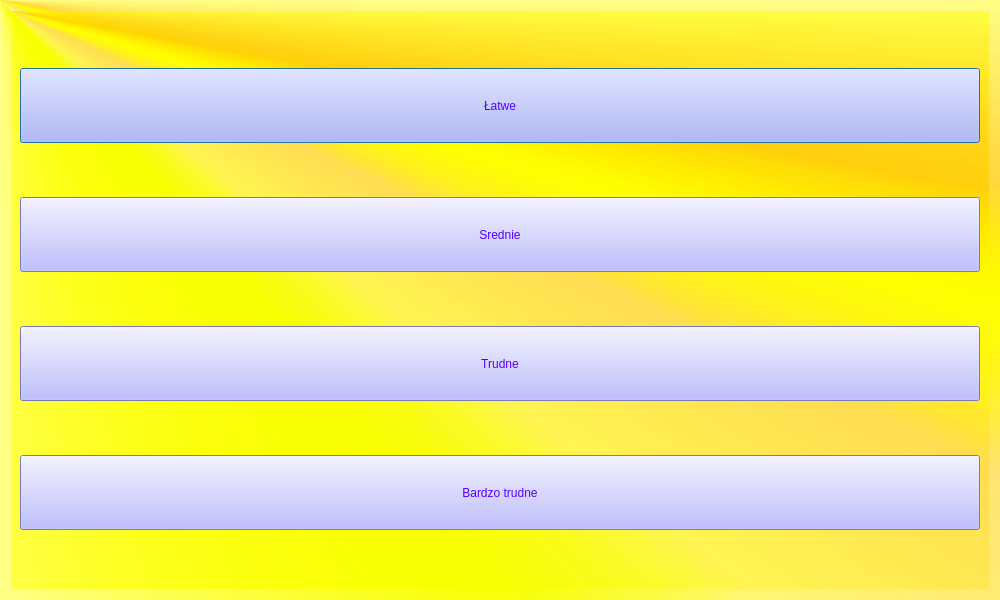
<?xml version="1.0" encoding="UTF-8"?>
<ui version="4.0">
 <class>Odejmowanie</class>
 <widget class="QDialog" name="Odejmowanie">
  <property name="geometry">
   <rect>
    <x>0</x>
    <y>0</y>
    <width>1000</width>
    <height>600</height>
   </rect>
  </property>
  <property name="windowTitle">
   <string>Dialog</string>
  </property>
  <property name="styleSheet">
   <string notr="true">background-color:qconicalgradient(cx:0, cy:0, angle:135, stop:0 rgba(255, 255, 0, 69), stop:0.375 rgba(255, 255, 0, 69), stop:0.423533 rgba(251, 255, 0, 145), stop:0.45 rgba(247, 255, 0, 208), stop:0.477581 rgba(255, 244, 71, 130), stop:0.518717 rgba(255, 218, 71, 130), stop:0.55 rgba(255, 255, 0, 255), stop:0.57754 rgba(255, 203, 0, 130), stop:0.625 rgba(255, 255, 0, 69), stop:1 rgba(255, 255, 0, 69))</string>
  </property>
  <layout class="QGridLayout" name="gridLayout">
   <item row="0" column="0">
    <widget class="QStackedWidget" name="stackedWidget">
     <property name="currentIndex">
      <number>0</number>
     </property>
     <widget class="QWidget" name="menuPoziomTrudnosciOdejmowaniePage">
      <layout class="QGridLayout" name="gridLayout_2">
       <item row="0" column="0">
        <widget class="QPushButton" name="latweButton">
         <property name="minimumSize">
          <size>
           <width>0</width>
           <height>75</height>
          </size>
         </property>
         <property name="styleSheet">
          <string notr="true">font: 26pt &quot;Comic Sans MS&quot;;
color:rgb(85, 0, 255);
background-color:rgb(170, 170, 255);</string>
         </property>
         <property name="text">
          <string>Łatwe</string>
         </property>
        </widget>
       </item>
       <item row="1" column="0">
        <widget class="QPushButton" name="srednieButton">
         <property name="minimumSize">
          <size>
           <width>0</width>
           <height>75</height>
          </size>
         </property>
         <property name="styleSheet">
          <string notr="true">font: 26pt &quot;Comic Sans MS&quot;;
color:rgb(85, 0, 255);
background-color:rgb(170, 170, 255);</string>
         </property>
         <property name="text">
          <string>Srednie</string>
         </property>
        </widget>
       </item>
       <item row="2" column="0">
        <widget class="QPushButton" name="trudneButton">
         <property name="minimumSize">
          <size>
           <width>0</width>
           <height>75</height>
          </size>
         </property>
         <property name="styleSheet">
          <string notr="true">font: 26pt &quot;Comic Sans MS&quot;;
color:rgb(85, 0, 255);
background-color:rgb(170, 170, 255);</string>
         </property>
         <property name="text">
          <string>Trudne</string>
         </property>
        </widget>
       </item>
       <item row="3" column="0">
        <widget class="QPushButton" name="bardzoTrudneButton">
         <property name="minimumSize">
          <size>
           <width>0</width>
           <height>75</height>
          </size>
         </property>
         <property name="styleSheet">
          <string notr="true">font: 26pt &quot;Comic Sans MS&quot;;
color:rgb(85, 0, 255);
background-color:rgb(170, 170, 255);</string>
         </property>
         <property name="text">
          <string>Bardzo trudne</string>
         </property>
        </widget>
       </item>
      </layout>
     </widget>
     <widget class="QWidget" name="odejmowaniePage">
      <widget class="QLineEdit" name="punktyEdit">
       <property name="geometry">
        <rect>
         <x>190</x>
         <y>360</y>
         <width>91</width>
         <height>22</height>
        </rect>
       </property>
      </widget>
      <widget class="QLineEdit" name="plusEdit">
       <property name="geometry">
        <rect>
         <x>280</x>
         <y>150</y>
         <width>91</width>
         <height>22</height>
        </rect>
       </property>
       <property name="text">
        <string>-</string>
       </property>
      </widget>
      <widget class="QLabel" name="punktyLabel">
       <property name="geometry">
        <rect>
         <x>100</x>
         <y>360</y>
         <width>37</width>
         <height>16</height>
        </rect>
       </property>
       <property name="text">
        <string>Punkty:</string>
       </property>
      </widget>
      <widget class="QLineEdit" name="sumaEdit">
       <property name="geometry">
        <rect>
         <x>810</x>
         <y>150</y>
         <width>91</width>
         <height>22</height>
        </rect>
       </property>
      </widget>
      <widget class="QLineEdit" name="skladnikPierwszyEdit">
       <property name="geometry">
        <rect>
         <x>140</x>
         <y>150</y>
         <width>91</width>
         <height>22</height>
        </rect>
       </property>
      </widget>
      <widget class="QLineEdit" name="rownasieEdit">
       <property name="geometry">
        <rect>
         <x>640</x>
         <y>150</y>
         <width>91</width>
         <height>22</height>
        </rect>
       </property>
       <property name="text">
        <string>=</string>
       </property>
      </widget>
      <widget class="QPushButton" name="sprawdzButton">
       <property name="geometry">
        <rect>
         <x>690</x>
         <y>390</y>
         <width>121</width>
         <height>51</height>
        </rect>
       </property>
       <property name="text">
        <string>Sprawdz wynik</string>
       </property>
      </widget>
      <widget class="QLabel" name="zycieLabel">
       <property name="geometry">
        <rect>
         <x>660</x>
         <y>70</y>
         <width>47</width>
         <height>14</height>
        </rect>
       </property>
       <property name="text">
        <string>Życia:</string>
       </property>
      </widget>
      <widget class="QTextEdit" name="zyciaEdit">
       <property name="geometry">
        <rect>
         <x>760</x>
         <y>40</y>
         <width>104</width>
         <height>70</height>
        </rect>
       </property>
      </widget>
      <widget class="QLineEdit" name="skladnikDrogiEdit">
       <property name="geometry">
        <rect>
         <x>470</x>
         <y>140</y>
         <width>91</width>
         <height>22</height>
        </rect>
       </property>
      </widget>
     </widget>
     <widget class="QWidget" name="odejmowanieTrudnePage">
      <widget class="QLineEdit" name="plusEdit_2">
       <property name="geometry">
        <rect>
         <x>270</x>
         <y>150</y>
         <width>21</width>
         <height>22</height>
        </rect>
       </property>
       <property name="text">
        <string>-</string>
       </property>
      </widget>
      <widget class="QLineEdit" name="skladnikDrogiEdit_2">
       <property name="geometry">
        <rect>
         <x>500</x>
         <y>150</y>
         <width>91</width>
         <height>22</height>
        </rect>
       </property>
      </widget>
      <widget class="QLabel" name="punktyLabel_2">
       <property name="geometry">
        <rect>
         <x>80</x>
         <y>360</y>
         <width>37</width>
         <height>16</height>
        </rect>
       </property>
       <property name="text">
        <string>Punkty:</string>
       </property>
      </widget>
      <widget class="QLineEdit" name="rownasieEdit_2">
       <property name="geometry">
        <rect>
         <x>620</x>
         <y>150</y>
         <width>91</width>
         <height>22</height>
        </rect>
       </property>
       <property name="text">
        <string>=</string>
       </property>
      </widget>
      <widget class="QLineEdit" name="plusDwaEdit_2">
       <property name="geometry">
        <rect>
         <x>440</x>
         <y>150</y>
         <width>31</width>
         <height>21</height>
        </rect>
       </property>
       <property name="text">
        <string>-</string>
       </property>
      </widget>
      <widget class="QLabel" name="zycieLabel_2">
       <property name="geometry">
        <rect>
         <x>640</x>
         <y>70</y>
         <width>47</width>
         <height>14</height>
        </rect>
       </property>
       <property name="text">
        <string>Życia:</string>
       </property>
      </widget>
      <widget class="QLineEdit" name="sumaEdit_2">
       <property name="geometry">
        <rect>
         <x>790</x>
         <y>150</y>
         <width>91</width>
         <height>22</height>
        </rect>
       </property>
      </widget>
      <widget class="QLineEdit" name="skladnikPierwszyEdit_2">
       <property name="geometry">
        <rect>
         <x>150</x>
         <y>150</y>
         <width>91</width>
         <height>22</height>
        </rect>
       </property>
      </widget>
      <widget class="QLineEdit" name="punktyEdit_2">
       <property name="geometry">
        <rect>
         <x>170</x>
         <y>360</y>
         <width>91</width>
         <height>22</height>
        </rect>
       </property>
      </widget>
      <widget class="QTextEdit" name="zyciaEdit_2">
       <property name="geometry">
        <rect>
         <x>740</x>
         <y>40</y>
         <width>104</width>
         <height>70</height>
        </rect>
       </property>
      </widget>
      <widget class="QLineEdit" name="skladnikTrzeciEdit_2">
       <property name="geometry">
        <rect>
         <x>310</x>
         <y>150</y>
         <width>101</width>
         <height>21</height>
        </rect>
       </property>
      </widget>
      <widget class="QPushButton" name="sprawdzButton_2">
       <property name="geometry">
        <rect>
         <x>670</x>
         <y>390</y>
         <width>121</width>
         <height>51</height>
        </rect>
       </property>
       <property name="text">
        <string>Sprawdz wynik</string>
       </property>
      </widget>
     </widget>
    </widget>
   </item>
  </layout>
 </widget>
 <resources/>
 <connections/>
</ui>
